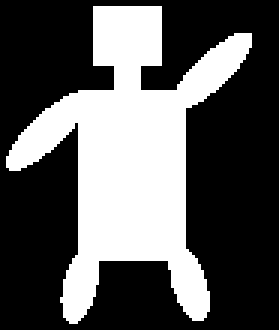
%> input picture downloaded utilities from matlab file exchange etc/image processing/fit2DShapesWithEllipses/im03_9.gif, 93 x 110 px (shown 3 times larger)
$ octave runBestEllipseFitting.m   (GNU Octave 9; MATLAB toolbox functions it lacks are replaced by stand-ins)
%> lines starting %> are read from the running program, lines starting %| are printed output that depends on the picture; in (x1, y1, x2, y2) boxes, pixels count from 0 and x2, y2 are one past the last pixel; in counts of white or black regions, pixels touching at a corner belong together; the program's own positions count from 1
### downloaded utilities from matlab file exchange etc/image processing/fit2DShapesWithEllipses/myImRead.m
%Reads an image - resize - coverts it to binary
function [I] = myImRead(fname,per)
%> called with fname = 'im03_9.gif', per = 1

I = imread(fname);
%> I is the input picture: size 110x93 uint8; 35.2% white; 1 white region, box (x1, y1, x2, y2) and area: (2, 2, 84, 108) 3596
if per ~= 1,
    I = imresize(I, per, 'nearest');
end

c(1) = median(double(I(1,:)));
c(2) = median(double(I(:,1)));
c(3) = median(double(I(:,size(I,2))));

bc = median(c);
%> bc = 0

for i=1:size(I,1),
    for j=1:size(I,2),
        if I(i,j) ~= bc,
            I(i,j) = 1;
        else
            I(i,j) = 0;
        end
    end
end

### downloaded utilities from matlab file exchange etc/image processing/fit2DShapesWithEllipses/runMergeFitting.m
%It runs the DEFA (Merging)method
%I: original binary image
%AICBIC_SELECTION: Set AICBIC_SELECTION = 1, to use AIC is selected else BIC is used
%IClust:Clustering of image pixels
%EL: Ellipses
%NUMEllipses:Number of Ellipses

function [IClust,EL,NUMEllipses] = runMergeFitting(I,AICBIC_SELECTION)
Iorig = I;
lines = size(I,1);
cols = size(I,2);
I = zeros(3*lines,3*cols);
I(lines+1:2*lines,cols+1:2*cols) = Iorig;

IClust = I;

[EL,IClust,TotalPerf,NUMEllipses,area,AIC,BIC,minAICBIC,SI,nCompl,hfig1] = runFastMergeAlgo(IClust,lines,cols,AICBIC_SELECTION);

[ok] = drawEllClusteting(IClust(lines+1:2*lines,cols+1:2*cols),EL,lines,cols);
title(sprintf('%4.2f',100*TotalPerf));

drawEllClusteting(IClust(lines+1:2*lines,cols+1:2*cols),EL,lines,cols);
for i=1:NUMEllipses,
    hold on;
    text(EL(i).C(1) -cols,EL(i).C(2)-lines,sprintf('%d',i));
end
title(sprintf('%4.2f',100*TotalPerf));
IClust = IClust(lines+1:2*lines,cols+1:2*cols);


figure;
plot(AIC,'-.o');
hold on;
plot(BIC,'--rs');
legend('AIC','BIC');


end

### downloaded utilities from matlab file exchange etc/image processing/fit2DShapesWithEllipses/getObjectComplexity.m
% Computes the object complexity n based on skeleton
% n is a positve number that is related to the object complexity indipedent
% from object size and orientation
function [n] = getObjectComplexity(A)
B = zeros(size(A,1)+6,size(A,2)+6);
B(4:size(B,1)-3,4:size(B,2)-3) = A;
A = B;
SK = bwmorph(A,'thin',inf);
BW = bwdist(1-A);
BD = SK.*BW;
AInit = A;

AV = mean(BD(BD > 0));
rad = double(ceil(0.5*AV));
rad = min(rad,3);

if rad >=1,
    se = strel('disk',rad);
    A = imclose(A,se);
end
rad

%

%SK = bwmorph(A,'skel',inf);
SK = bwmorph(A,'thin',inf);
BW = bwdist(1-A);
BD = SK.*BW;
WEIGH = [];
[Points(:,1) Points(:,2)] = find(BD > 0);
S = bwboundaries(A);
Sarea = sqrt(length(find(A > 0)));
Degree = [];
rc = 0;

for i=1:length(S),
    if length(S{i}) > 8,
        rc = rc + 1;
    end
    Cirles = rc-1;
end
Cirles = max(Cirles,0);
W = zeros(1,size(Points,1));
for i=1:length(W),
    W(i) = BD(Points(i,1),Points(i,2));
end
W0 = W;

LM = zeros(1,size(Points,1));
UNSET = [];
ite = 0;

BP = bwmorph(SK,'branchpoints');
EP = bwmorph(SK,'endpoints');

[x,y] = find(BP == 1);

for i=1:size(x,1),
    v = [(Points(:,1)-x(i)).^2+(Points(:,2)-y(i)).^2];
    g1 = find(v == 0);%[3 x 3] block
    g = find(v <= max(2+0.00*Sarea,0.00*W0(i)*W0(i)));%[3 x 3] block

    if  length(g1) > 0, %branchpoints

        if ~isempty(find(UNSET == g1(1), 1)),
            continue;
        end

        ite = ite+1;
        LM(ite) = g1(1);
        WEIGH(ite) = 1;
        Degree(ite) = length(g)-1;
        UNSET = union(UNSET,g1);
        continue;
    end
end

[x,y] = find(EP == 1);

for i=1:size(x,1),
    v = [(Points(:,1)-x(i)).^2+(Points(:,2)-y(i)).^2];
    g1 = find(v == 0);%[3 x 3] block
    g = find(v <= max(2+0.00*Sarea,0*W0(i)*W0(i)));%[3 x 3] block

    if  length(g1) > 0, %endpoints
        if ~isempty(find(UNSET == g1(1), 1)),
            continue;
        end
        ite = ite+1;
        LM(ite) = g1(1);
        WEIGH(ite) = 1;
        Degree(ite) = 1;
        UNSET = union(UNSET,g1);
        continue;
    end
end


LM = LM(1:ite);

n = sum(WEIGH) + 2*Cirles;
[n2] = getShannonComplexity(Points,LM,W0,Degree);

cmap = colormap(jet(256));
cmap(1,:) = [1 1 1];
figure;
imagesc(BD+double(AInit));
colormap(cmap);

for i=1:length(LM),
    u = LM(i);
    hold on;
    if Degree(i) > 1,
        text(Points(u,2),Points(u,1),sprintf('%d',i));
        %text(Points(u,2),Points(u,1),sprintf('%d-(D%d)',i,Degree(i)));
    else
        text(Points(u,2),Points(u,1),sprintf('%d',i));
    end
end

title(sprintf(' S = %2.2f   Graph size = %d - Cirles = %d Points = %d',n2,n,Cirles,ite));
n = max(n2,1);


function [com] = getShannonComplexity(Points,LM,W0,Degree)

A = zeros(size(Points,1),size(Points,1));
BIGDIST = 10*size(Points,1)+10;
%A is the connection matrix
for i=1:size(Points,1),
    for j=i+1:size(Points,1),
        d = (Points(i,1)-Points(j,1))^2 +(Points(i,2)-Points(j,2))^2;
        if d <= 2,
            A(i,j) = 0.75*d*(d-1)+1;%+BIGDIST*(length(find(LM == i))+length(find(LM == j)));
            A(j,i) = 0.75*d*(d-1)+1;%+BIGDIST*(length(find(LM == i))+length(find(LM == j)));
        end
    end
end


SA = sparse(A);

[dist] = graphallshortestpaths(SA);

Label = zeros(size(Points,1),2);

if length(LM) > 2,
    Ind = zeros(1,size(Points,1));
    for i=1:size(Points,1),
        if length(find(LM == i)) > 0,
            [~,pos] = find(LM == i);
            Label(i,1:2) = pos;
            Ind(i) = pos;
            continue;
        end

        vec = zeros(1,length(LM));
        for j=1:length(LM),
            vec(j) = dist(i,LM(j));
        end
        [~, pos1] = min(vec);
        vec(pos1) = BIGDIST^2;
        [~, path] = graphshortestpath(SA, i);

        for j=1:length(LM),
            if length(find(path{LM(j)} == LM(pos1))) > 0,
                vec(j) = BIGDIST*(vec(j)+1);
            end
        end
        [~, pos2] = min(vec);
        Label(i,1) = min(pos1,pos2);
        Label(i,2) = max(pos1,pos2);
    end


    tempDeg = Degree;
    ite = size(Label,1);
    ite0 = ite;
    CLM = zeros(length(LM),length(LM));
    ok = 0;
    while sum(tempDeg) > 0,
        sum(tempDeg)
        ok = min(ok,0);
        for i=1:length(LM),
            grade = min(tempDeg(tempDeg > 0));
            if tempDeg(i) == grade,
                [d, path] = graphshortestpath(SA, LM(i));
                [~,pos] = sort(d);

                for j=1:length(pos),
                    k = Ind(pos(j));
                    if k > 0 && tempDeg(k) > 0 && CLM(i,k) == 0 && i ~= k,
                        ite = ite+1;
                        SA(LM(i),LM(k)) = BIGDIST;
                        SA(LM(i),LM(k)) = BIGDIST;

                        Label(ite,1) = min(i,k);
                        Label(ite,2) =  max(i,k);
                        W0(ite) = W0(LM(i));
                        ite = ite+1;
                        Label(ite,1) =  min(i,k);
                        Label(ite,2) =  max(i,k);
                        W0(ite) = W0(LM(k));
                        tempDeg(k) = tempDeg(k)-1;
                        tempDeg(i) = tempDeg(i)-1;
                        CLM(i,k) = 0;
                        CLM(k,i) = 0;
                        ok = ok+1;
                        break;
                    end
                end
            end
        end
        ok = ok-1;
        if ok < -5,
            %tempDeg
            break;
        end
    end
%     ite0
%     sum(Degree)
%     ite
end

L1 = unique(Label(:,1));
L2 = unique(Label(:,2));
n2 = zeros(size(L1,1),size(L2,1));
Rmax = max(W0);
Rmin = min(W0);
N = 16;


for i=1:size(L1,1)
    for j=1:size(L2,1)
        vec = find(Label(:,1) == L1(i) & Label(:,2) == L2(j));
        if length(vec) > 1,
            W1 = W0(vec);
            W = floor(N*(W1-Rmin) / (0.00000000001+Rmax-Rmin))+1;
            Pr = zeros(1,N);
            for k=1:length(W),
                Pr(W(k)) = Pr(W(k))+1;
            end
            Pr = Pr/sum(Pr);

            n2(i,j) = -sum(Pr.*log2(Pr+0.00000000001));
        end
    end
end
com = sum(sum(n2))+log2(size(Points,1)+0.0000001);

### downloaded utilities from matlab file exchange etc/image processing/fit2DShapesWithEllipses/runFastMergeAlgo.m

function [EL,BestIClust,BestTotalPerf,NUMEllipses,area,AIC,BIC,minAICBIC,SI,nCompl,hfig1] = runFastMergeAlgo(A,lines,cols,AICBIC_SELECTION)
disp('FAST MERGING');
[nCompl] = getObjectComplexity(A);
INF = 10000000000;
Cent = [];
Rad = [];
%SK = bwmorph(A,'skel',inf);
SK = bwmorph(A,'thin',inf);%????
EP = bwmorph(SK,'endpoints');

BD = SK.*bwdist(1-A);
FULLPLOT = 1;
stats = regionprops(double(A), 'Area');
area = stats.Area;

[Points(:,1) Points(:,2)] = find(BD > 0);
W = zeros(1,size(Points,1));
for i=1:length(W),
    W(i) = BD(Points(i,1),Points(i,2));
end

%LOCAL MAXIMA COMPUTATION
LM = zeros(1,size(Points,1));
VAL = zeros(1,size(Points,1));
ite = 0;
for i=1:size(Points,1),
    v = [(Points(:,1)-Points(i,1)).^2+(Points(:,2)-Points(i,2)).^2];
    maxDist = sqrt(max(v)/(mean(v)+0.001));

    ite = ite+1;
    LM(ite) = i;
    VAL(ite) = BD(Points(i,1),Points(i,2))+(1/(1+1000*maxDist));
end
LM = LM(1:ite);
VAL = VAL(1:ite);

[SVAL,pos] = sort(VAL,'descend');
ite = 1;
i = 1;
Cent(ite,1:2) = Points(LM(pos(i)),1:2);
Rad(ite) = SVAL(i);
%Selection of candicate circle centers
for i=2:length(VAL),
    v = sqrt([(Cent(:,1)-Points(LM(pos(i)),1)).^2+(Cent(:,2)-Points(LM(pos(i)),2)).^2]);
    if SVAL(i) < 0.03*SVAL(1)+1,
        break;
    end
    ok = 1;
    x0 = Points(LM(pos(i)),1);
    y0 = Points(LM(pos(i)),2);

    for j=1:length(v),
        mdist = v(j);
        if EP(x0,y0) == 0 && mdist <= Rad(j)+SVAL(i),%min(Rad(j),SVAL(i))+1%Rad(j)+SVAL(i)+1, %out of cirles; %max(Rad(j),SVAL(i))+1,  %
            ok = 0;
            break;
        elseif EP(x0,y0) == 1 && mdist <= Rad(j),
            ok = 0;
            break;
        end
    end
    if ok == 1,
        ite = ite+1;
        Cent(ite,1:2) = Points(LM(pos(i)),1:2);
        Rad(ite) = SVAL(i);
    end

end

[EL0,~] = initEll(Cent,Rad,[1:length(Rad)]);
[EL,~,~,~] = runEllClustering(EL0,A,area);
[EL,IClust,DTemp,TotalPerf] = runEllClustering(EL,A,area);
BestDTemp = DTemp;
BestEL = EL;
ELLSET = [1:length(Rad)];
BEST_ELLSET = ELLSET;
BETTERSOL = 0;
BestIClust = IClust;
BestTotalPerf = TotalPerf;
[AIC(length(ELLSET)),BIC(length(ELLSET)),RES_AICBIC,bestAICBIC,SI(length(ELLSET),1:3)] = getAIC_BIC(nCompl,TotalPerf,length(ELLSET),AICBIC_SELECTION,IClust,EL);
minAICBIC = RES_AICBIC;
[hfig1] = drawDistEllClusteting(BD(lines+1:2*lines,cols+1:2*cols)+double(A(lines+1:2*lines,cols+1:2*cols)),EL0,lines,cols);
title(sprintf(' Complexity = %2.2f  NUMBER OF ELLIPSES = %d',nCompl,length(ELLSET)));

if FULLPLOT == 1,
    [~] = drawDistEllClusteting(BestDTemp(lines+1:2*lines,cols+1:2*cols),EL,lines,cols);
    title(sprintf('TotalPerf = %2.4f - %d',TotalPerf,length(BEST_ELLSET)));
end

for ite=1:length(Rad)-1,
    [ConnMatrix] = getConnMatrix(IClust,max(ELLSET));
    M = size(ConnMatrix,1);
    AICBICgain = INF*ones(M,M);
    newEL = [];

    for i=1:M,
        for j=i+1:M,
            lab1 = i;
            lab2 = j;
            if EL(i).Label == i && EL(j).Label == j && ConnMatrix(lab1,lab2) > 0, %check for merging
                [COVERgain,newEL] = checkMergeEll(newEL,IClust,lab1,lab2,EL,DTemp);
                TotalPerfAfter = (COVERgain+TotalPerf*area)/ area;
                AICBICgain(lab1,lab2) = getAICBICgain(nCompl,TotalPerf,TotalPerfAfter,AICBIC_SELECTION);

            end
        end
    end
%
    change = 0;

    %merging process

    temp = min(min(AICBICgain));
    if temp >= INF,
        continue;
    end
    merges = 0;
    mergeSet = [];
    while 1,
        temp = min(min(AICBICgain));

        if temp <= 0 || merges == 0,
            [lab1,lab2] = find(AICBICgain == temp);
            lab1 = lab1(1);
            lab2 = lab2(1);

            merges = merges+1;
            AICBICgain(lab1,:) = INF;
            AICBICgain(:,lab1) = INF;
            AICBICgain(lab2,:) = INF;
            AICBICgain(:,lab2) = INF;
            ELLSET = setdiff(ELLSET, lab2);
            EL(lab2).Label = lab1;
            EL(lab2).ELLSET = [];
            for i=lab2:numel(EL),
                if ~isempty(EL(i).ELLSET),
                    EL(i).ELLSET = EL(i).ELLSET-1;
                end
            end
            mergeSet = [mergeSet lab1 lab2];
            EL(lab1) = newEL(lab1,lab2);
            IClust(IClust == lab2) = lab1;
        else
            break;
        end

    end
    mergeSet
    NUMEllipses = length(ELLSET);

    [EL,IClust,DTemp,TotalPerf] = runEllClusteringForMerge(EL,ELLSET,IClust,area);
    %TotalPerf = sum([EL.InArea]) / area;
    [AIC1,BIC1,RES_AICBIC,bestAICBIC,SI1(1,1:3)] = getAIC_BIC(nCompl,TotalPerf,NUMEllipses,AICBIC_SELECTION,IClust,EL);

    AIC(length(ELLSET)) = AIC1;
    BIC(length(ELLSET)) = BIC1;
    SI(length(ELLSET),1:3) = SI1(1,1:3);

    if RES_AICBIC < minAICBIC,
        BestIClust = IClust;
        BEST_ELLSET = ELLSET;
        minAICBIC = RES_AICBIC;
        change = 1;
        BETTERSOL = 0;
        BestDTemp = DTemp;
        BestTotalPerf = TotalPerf;
        BestEL = EL;
        if FULLPLOT == 1,
            [~] = drawDistEllClustetingMerge(BestDTemp(lines+1:2*lines,cols+1:2*cols),EL,lines,cols);
            title(sprintf('TotalPerf = %2.4f - %d',BestTotalPerf,length(BEST_ELLSET)));
        end
    else
        BETTERSOL = BETTERSOL+1;
        BestDTemp = DTemp;
    end


    if numel(EL) == 1
%         BETTERSOL
%         bestAICBIC
%         minAICBIC
        break;
    end

    if change == 0,%?????10
        if FULLPLOT == 1,
            [~] = drawDistEllClustetingMerge(BestDTemp(lines+1:2*lines,cols+1:2*cols),EL,lines,cols);
            title(sprintf('(Retry %d), TotalPerf = %2.4f - %d',BETTERSOL,TotalPerf,length(ELLSET)));
        end
    end
end
[EL] = informEL(BestEL);
NUMEllipses = numel(EL);
end


%Initilization of Ellipses
% [54 lines left out: function checkMergeEll, not called in this run]

%Initilization of Ellipses
% [24 lines left out: function initEll, not called in this run]

%Matrix of connected regions
% [41 lines left out: functions getConnMatrix, getAICBICgain, not called in this run]


%update the EL set after the merging of lab2
% [10 lines left out: function informEL, not called in this run]

### downloaded utilities from matlab file exchange etc/image processing/fit2DShapesWithEllipses/runBestEllipseFitting.m
%%%%%%%%%%%%%%%%%%%%%%%%%%%%%%%%%%%%%%%%%%%%%%%%%%%%%%%%%%%%%%%%%%%%%%%%%%%%%%%%%%%%%%%%%%%%%%%%%%%%%%%%%%%%%%%%%%
%Simple implementation (not speed optimized) of AEFA, DEFA and EMAR methods proposed in [1]
%[1] C. Panagiotakis and A. Argyros, Parameter-free Modelling of 2D Shapes with Ellipses, Pattern Recognition, 2015
%
% You can download the datasets used in [1] from
% https://sites.google.com/site/costaspanagiotakis/research/EFA
%%%%%%%%%%%%%%%%%%%%%%%%%%%%%%%%%%%%%%%%%%%%%%%%%%%%%%%%%%%%%%%%%%%%%%%%%%%%%%%%%%%%%%%%%%%%%%%%%%%%%%%%%%%%%%%%%%

close all;
clear all;

%%%%%%%%%%%%%%%%%%%%%%%%%%%%%%%%%%%%%%%%%%%%%%%%%%%%%%%%%%%%%%%%%%%%%%%%%%%%%%%%%%%%%%%%%%%%%%%%%%%%%%%%%%%%%%%%%%
%Method Selection
%Set METHOD = 1 to run DEFA method,
%Set METHOD = 2 to run AEFA method,
%else you run EMAR method
%%%%%%%%%%%%%%%%%%%%%%%%%%%%%%%%%%%%%%%%%%%%%%%%%%%%%%%%%%%%%%%%%%%%%%%%%%%%%%%%%%%%%%%%%%%%%%%%%%%%%%%%%%%%%%%%%%

METHOD = 1;

AICBIC_SELECTION = 1; %Set AICBIC_SELECTION = 1, to use AIC is selected else BIC is used

set(0,'DefaultFigureColormap',jet);

fname = 'im03_9.gif' %filename of test example (input binary image)
[A] = myImRead(sprintf('%s',fname),1);

figure;
imagesc(A);
title('Input Image');
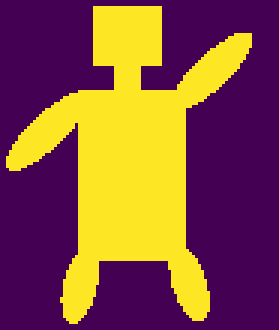
%> displayed picture: size 110x93x3, on the screen's scale of 0 to 255 (shown 3 times larger); mean R, G, B 133, 81.8, 67.5


%%%%%%%%%%%%%%%%%%%%%%%%%%%%%%%%%%%%%%%%%%%%%%%%%%%%%%%%%%%%%%%%%%%%%%%%%%%%%%%%%%%%%%%%%%%%%%%%%%%%%%%%%%%%%%%%%%
%The last two plots show the final result and the AIC/BIC graph for different number of ellipses, respectively.
%%%%%%%%%%%%%%%%%%%%%%%%%%%%%%%%%%%%%%%%%%%%%%%%%%%%%%%%%%%%%%%%%%%%%%%%%%%%%%%%%%%%%%%%%%%%%%%%%%%%%%%%%%%%%%%%%%

if METHOD == 1,
    [IClust,EL,NUMEllipses] = runMergeFitting(A,AICBIC_SELECTION);%DEFA method
%> in runMergeFitting, `I(lines+1:2*lines,cols+1:2*cols) = Iorig;`:
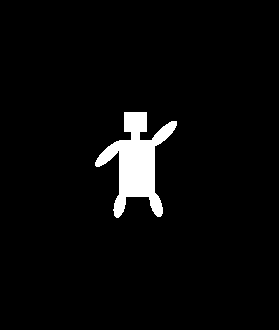
%> I: size 330x279 double; values 0 (black) and 1 (white), 3.9% white; 1 white region, box (x1, y1, x2, y2) and area: (95, 112, 177, 218) 3596
%> in getObjectComplexity, `B(4:size(B,1)-3,4:size(B,2)-3) = A;`:
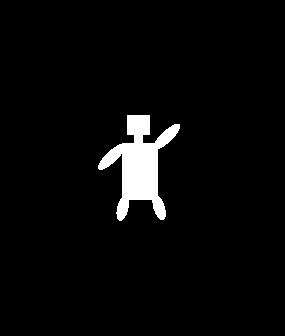
%> B: size 336x285 double; values 0 (black) and 1 (white), 3.8% white; 1 white region, box (x1, y1, x2, y2) and area: (98, 115, 180, 221) 3596
%> in getObjectComplexity, `SK = bwmorph(A,'thin',inf);`:
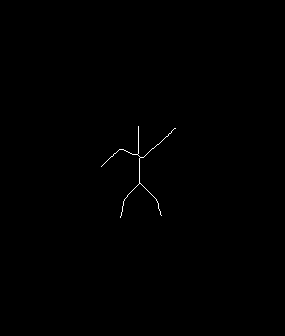
%> SK: size 336x285 logical; 0.21% white in thin lines or dots, all inside (x1, y1, x2, y2) = (101, 126, 176, 218)
%> in getObjectComplexity, `BW = bwdist(1-A);`:
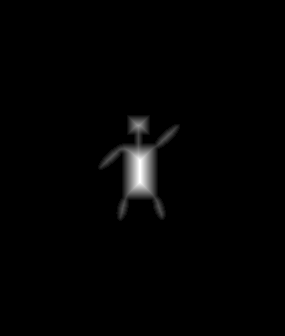
%> BW: size 336x285 single; min 0, max 18, mean 0.218; drawn with min black and max white
%> in getObjectComplexity, `AV = mean(BD(BD > 0));`: AV = 8.5
%> in getObjectComplexity, `rad = double(ceil(0.5*AV));`: rad = 5
%> in getObjectComplexity, `rad = min(rad,3);`: rad = 3
%> in getObjectComplexity, `se = strel('disk',rad);`: se = {Dimensionality 2}
%> in getObjectComplexity, `A = imclose(A,se);`: A: size 336x285 double; values 0 (black) and 1 (white), 3.8% white; 1 white region, box (x1, y1, x2, y2) and area: (98, 115, 180, 221) 3612
%> in getObjectComplexity, `rad`: rad = 3
%> in getObjectComplexity, `S = bwboundaries(A);`: S = 1 boundary; box (x1, y1, x2, y2) and points: (98, 115, 180, 221) 414
%> in getObjectComplexity, `Sarea = sqrt(length(find(A > 0)));`: Sarea = 60.1
%> the loop in getObjectComplexity, `for i=1:length(S),` made 1 pass
%> (rc, Cirles) on pass 1: (1, 0)
%> after the loop in getObjectComplexity, `for i=1:length(W),`: W = 201 values, max 18 at index 107, min 3.61 at index 1, mean 8.82
%> in getObjectComplexity, `W0 = W;`: W0 has the same summary as W
%> in getObjectComplexity, `BP = bwmorph(SK,'branchpoints');`:
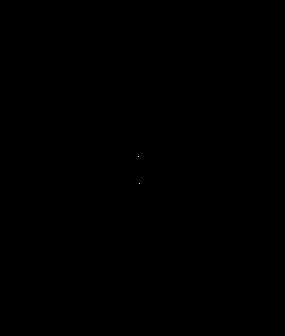
%> BP: size 336x285 logical; 0% white in thin lines or dots, all inside (x1, y1, x2, y2) = (138, 156, 140, 184)
%> in getObjectComplexity, `[x,y] = find(BP == 1);`: x = [157; 184]; y = [139; 140]
%> the loop in getObjectComplexity, `for i=1:size(x,1),` made 2 passes
%> (g1, g, ite, UNSET) on passes 1 to 2: (101, [69; 100; 101; 102; 104], 1, 101), (130, [103; 129; 130; 132], 2, [101 130])
%> after the loop in getObjectComplexity, `for i=1:size(x,1),`: Degree = [4 3]; LM = 201 values, max 130 at index 2, min 0 at index 3, mean 1.15; WEIGH = [1 1]
%> in getObjectComplexity, `[x,y] = find(EP == 1);`: x = [167; 218; 127; 216; 129]; y = [102; 121; 139; 162; 176]
%> the loop in getObjectComplexity, `for i=1:size(x,1),` made 5 passes
%> (g1, g, UNSET) on passes 1 to 5: (1, [1; 2], [1 101 130]), (22, [21; 22], [1 22 101 130]), (71, [71; 72], [1 22 71 101 130]), (185, [183; 185], [1 22 71 101 130 185]), (201, [200; 201], [1 22 71 101 130 185 201])
%> after the loop in getObjectComplexity, `for i=1:size(x,1),`: Degree = [4 3 1 1 1 1 1]; LM = 201 values, max 201 at index 7, min 0 at index 8, mean 3.54; WEIGH = [1 1 1 1 1 1 1]
%> in getObjectComplexity, `LM = LM(1:ite);`: LM = [101 130 1 22 71 185 201]
%> in getObjectComplexity, `n = sum(WEIGH) + 2*Cirles;`: n = 7
%> in getShannonComplexity, `A = zeros(size(Points,1),size(Points,1));`: A: size 201x201 double; every value is 0
%> in getShannonComplexity, `BIGDIST = 10*size(Points,1)+10;`: BIGDIST = 2020
%> after the loop in getShannonComplexity, `for i=1:size(Points,1),`:
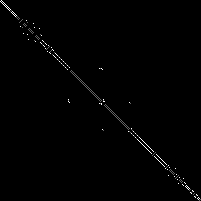
%> A: size 201x201 double; min 0, max 2.5, mean 0.017; drawn with min black and max white
%> the run ends on the next line
